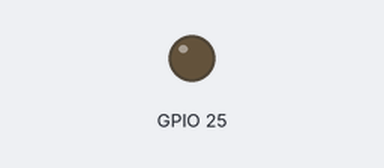
This program was run on a simulated ESP32 board running MicroPython. Shown: output pins drawn as LEDs (lit = HIGH).

Above: at 1.5 s.
At 4.5 s:
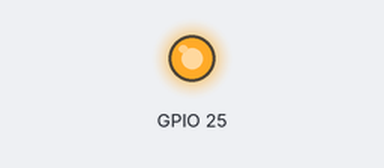
Timing chart, 0 to 7.8 s (numbered marks = the images above):
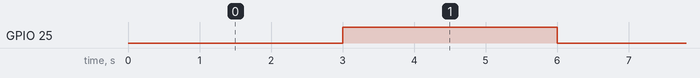

Measured:
- by itself, GPIO 25: alternates HIGH for 3.0 s and LOW for 3.0 s

The program:

timer.py
```python
'''
接线说明：LED模块-->ESP32 IO
         (D1)-->(15)

D1指示灯间隔0.5s状态翻转
'''

from machine import Pin
from machine import Timer
from relay   import RelayController

class TimerRelay:
    def __init__(self, led_pin):
        # 初始化LED控制对象
        self.led = Pin(led_pin, Pin.OUT)
        self.led_state = 0  # 初始LED状态为关闭
        self.led.value(self.led_state)  # 初始化LED状态
        self.test=133

        self.controller = RelayController(led_pin)  # 假设继电器模块连接到GPIO 25

        # 初始化定时器，设置为周期性触发，并绑定中断函数
        self.timer = Timer(0)
        self.timer.init(period=3000, mode=Timer.PERIODIC, callback=self.timer_irq)

    def timer_irq(self, timer):
        # 定时器中断函数
        self.led_state = not self.led_state
        self.led.value(self.led_state)
        self.controller.toggle_relay()

# 程序入口
if __name__ == "__main__":
    controller = TimerRelay(25)  # 假设LED连接到GPIO 15
    # 程序主循环
    #while True:
    #    pass  # 主循环中不需要执行任何操作，因为定时器中断会处理LED状态翻转
```

relay.py
```python
'''
接线说明：继电器模块-->ESP32 IO
         (REL)-->(25)
         继电器模块输出-->LED模块
         (COM)-->(3V3)
         (NO)-->(D1)
继电器模块间隔一定时间吸合断开，吸合时D1指示灯亮，断开时灭
'''

from machine import Pin
import time

class RelayController:
    def __init__(self, relay_pin):
        # 初始化继电器控制对象
        self.relay = Pin(relay_pin, Pin.OUT)
        self.led_state = False  # 初始LED状态为关闭

    def toggle_relay(self):
        # 切换继电器状态
        self.led_state = not self.led_state
        self.relay.value(self.led_state)

    def on(self):
        # 切换继电器状态
        self.led_state = 1
        self.relay.value(self.led_state)

    def off(self):
        # 切换继电器状态
        self.led_state = 0
        self.relay.value(self.led_state)

# 程序入口
if __name__ == "__main__":
    controller = RelayController(25)  # 假设继电器模块连接到GPIO 25
    # 程序主循环
    while True:
        controller.toggle_relay()
        time.sleep(1)  # 间隔一定时间切换继电器状态
        controller.toggle_relay()
        time.sleep(3)  # 间隔一定时间切换继电器状态
```
